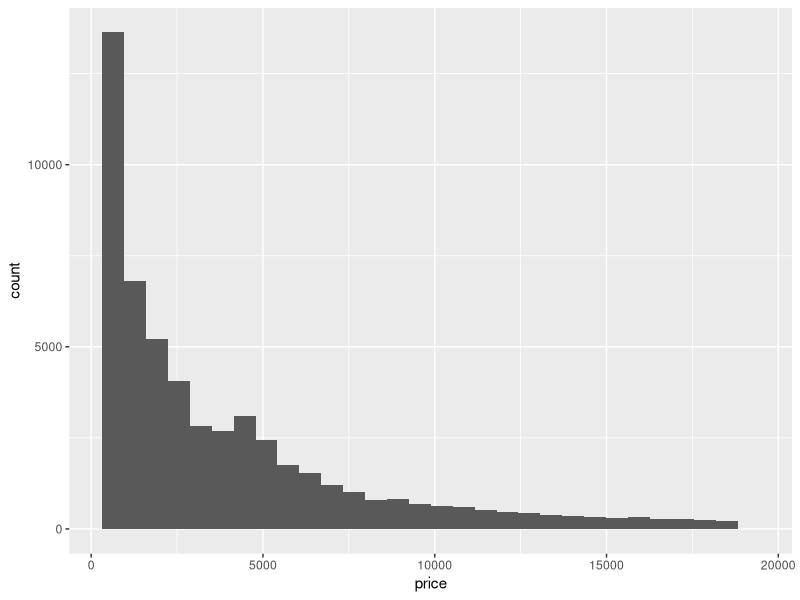
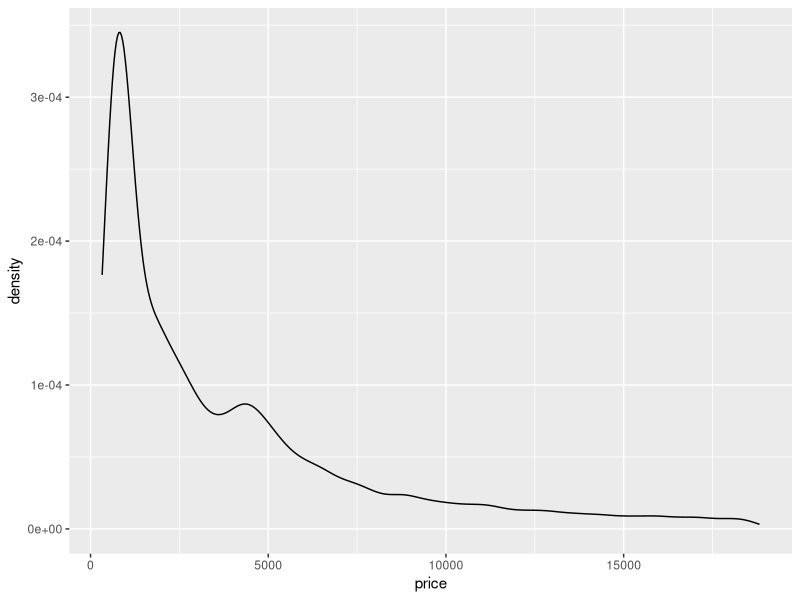
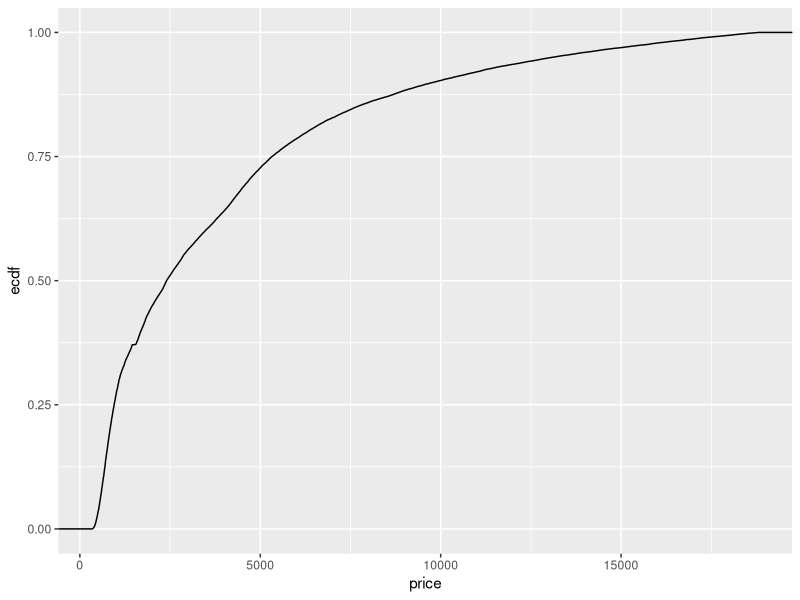
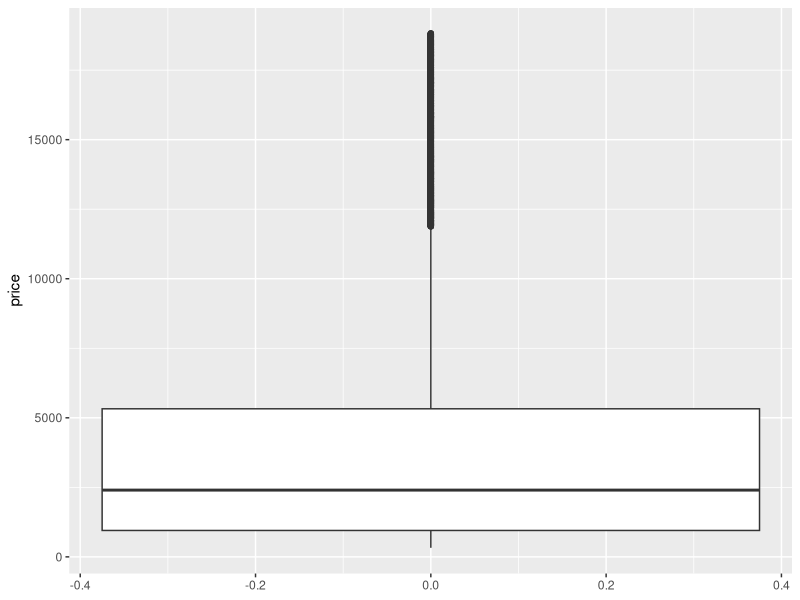
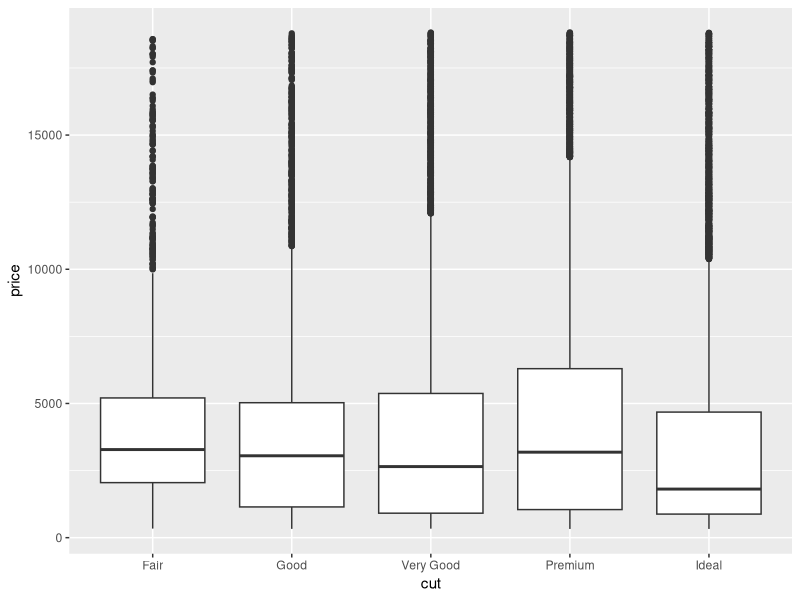
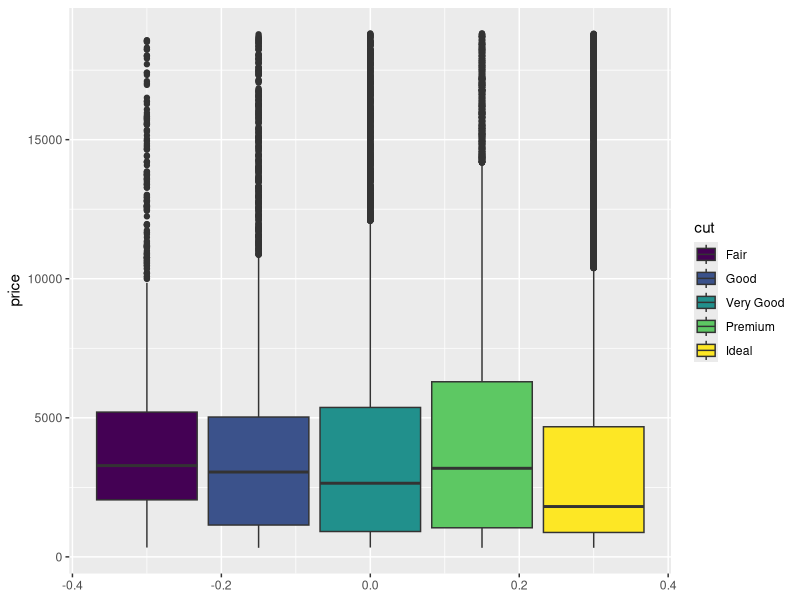

Source code (R) for these figures, in order:
## ---- chunk 1
library(dplyr)
library(ggplot2)
colnames(diamonds)
## ---- chunk 2
#| echo: false
str(diamonds)
## ---- chunk 3
#| name: histo-price
ggplot(data = diamonds) + geom_histogram(mapping = aes(x = price))
## ---- chunk 4
#| name: histo-price-density
ggplot(data = diamonds) + geom_density(mapping = aes(x = price))
## ---- chunk 5
#| name: histo-price-cumulative-density
ggplot(data = diamonds) + geom_density(mapping = aes(x = price), stat = "ecdf")
## ---- chunk 6
#| name: histo-price
ggplot(data = diamonds) + geom_boxplot(mapping = aes( y = price)) 
## ---- chunk 7
ggplot(data = diamonds) + geom_boxplot(mapping = aes(y = price,  x = cut)) 
## ---- chunk 8
ggplot(data = diamonds) + geom_boxplot(mapping = aes( y = price, fill = cut)) 
## ---- chunk 9

